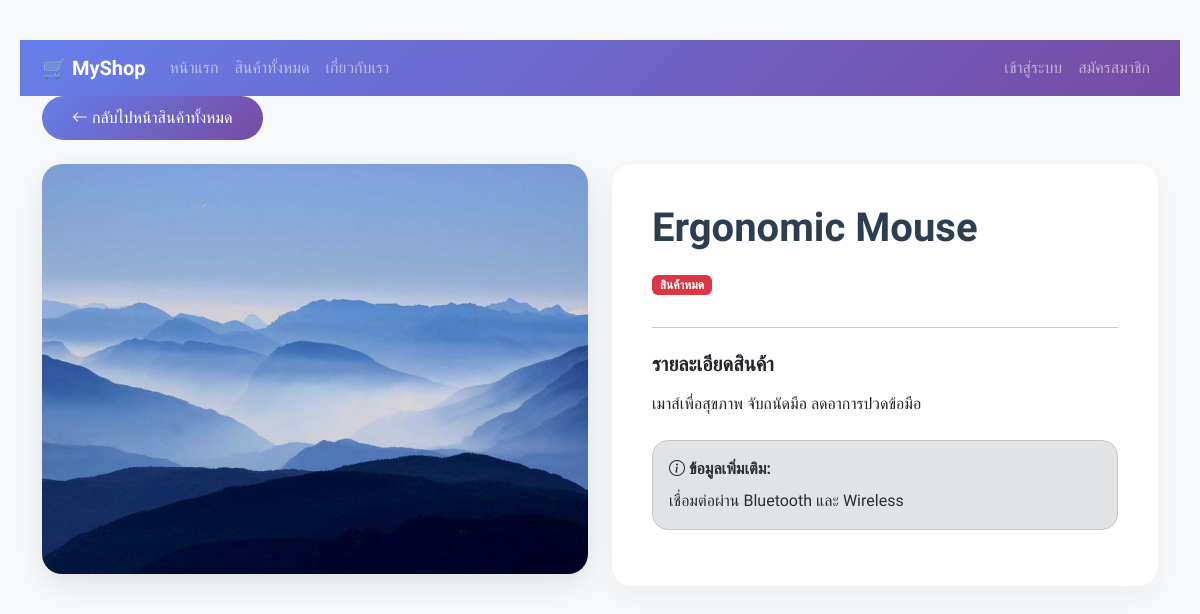
Screenshot of /products/2/ with the database file from the repository.
### myapp/models.py (models this page shows, shortened)
class Product(models.Model):
    title = models.CharField(max_length=255, verbose_name="ชื่อสินค้า")
    detail = models.TextField(null=True, blank=True, verbose_name="รายละเอียด")
    image = models.ImageField(upload_to='products/', null=True, blank=True, verbose_name="รูปภาพ")
    others = models.TextField(null=True, blank=True, verbose_name="อื่นๆ")
    category = models.ForeignKey(
        Category, on_delete=models.CASCADE,
        null=True, blank=True, verbose_name="หมวดหมู่"
    )
    price = models.DecimalField(
        max_digits=10, decimal_places=2,
        null=True, blank=True, verbose_name="ราคา"
    )
    stock = models.PositiveIntegerField(default=0, verbose_name="จำนวนคงเหลือ")  # จำนวนสินค้าคงเหลือในสต็อก (ต้องเป็นเลขบวกเท่านั้น)
    unit = models.CharField(max_length=50, default="ชิ้น", verbose_name="หน่วย")  # หน่วยนับสินค้า เช่น ชิ้น, กล่อง, แพ็ค
    is_available = models.BooleanField(default=True, verbose_name="พร้อมขาย")  # สถานมีโร่อมขายอยู่หรือไม่
    created_at = models.DateTimeField(auto_now_add=True, null=True, verbose_name="วันที่สร้าง")  # บันทึกวันเวลาที่สร้างสินค้าโดยอัตโนมัติ (ตั้งครั้งเดียวตอนสร้าง)

### myapp/views.py (the view)
# urls.py: path('products/<int:id>/', ProductDetail, name='product-detail'),
def ProductDetail(request, id):
    product = get_object_or_404(Product, id=id)
    context = {'product': product}
    return render(request, 'product_detail.html', context)

### myapp/templates/product_detail.html (shortened to what this page needs)
<!DOCTYPE html>
<html lang="th">
<head>
  <link href="https://cdn.jsdelivr.net/npm/bootstrap@5.3.2/dist/css/bootstrap.min.css" rel="stylesheet">
  <link rel="stylesheet" href="https://cdn.jsdelivr.net/npm/bootstrap-icons@1.11.1/font/bootstrap-icons.css">
</head>
<body>
<nav class="navbar navbar-expand-lg navbar-dark" style="background: linear-gradient(135deg, #667eea, #764ba2);">
  <div class="container">
    <a class="navbar-brand fw-bold" href="{% url 'home' %}">🛒 MyShop</a>
    <div class="collapse navbar-collapse" id="navMenu">
      <ul class="navbar-nav me-auto mb-2 mb-lg-0">
        <li class="nav-item"><a class="nav-link" href="{% url 'home' %}">หน้าแรก</a></li>
        <li class="nav-item"><a class="nav-link" href="{% url 'all-products' %}">สินค้าทั้งหมด</a></li>
        <li class="nav-item"><a class="nav-link" href="{% url 'about' %}">เกี่ยวกับเรา</a></li>
      </ul>
      <ul class="navbar-nav">
        {% if user.is_authenticated %}
        <li class="nav-item"><a class="nav-link" href="{% url 'profile' %}">👤 {{ user.username }}</a></li>
        <li class="nav-item"><a class="nav-link" href="{% url 'logout' %}">ออกจากระบบ</a></li>
        {% else %}
        <li class="nav-item"><a class="nav-link" href="{% url 'login' %}">เข้าสู่ระบบ</a></li>
        <li class="nav-item"><a class="nav-link" href="{% url 'register' %}">สมัครสมาชิก</a></li>
        {% endif %}
      </ul>
    </div>
  </div>
</nav>
<div class="container">
    <div class="mb-4">
        <a href="{% url 'all-products' %}" class="btn btn-back"><i class="bi bi-arrow-left"></i> กลับไปหน้าสินค้าทั้งหมด</a>
    </div>
    <div class="row">
        <div class="col-md-6 mb-4">
            {% if product.image %}
                <img src="{{ product.image.url }}" class="product-img" alt="{{ product.title }}">
            {% else %}
                <img src="https://via.placeholder.com/800x600?text=No+Image" class="product-img" alt="No Image">
            {% endif %}
        </div>
        <div class="col-md-6 mb-4">
            <div class="detail-card">
                <h1>{{ product.title }}</h1>
                {% if product.stock is not None %}
                    {% if product.is_available and product.stock > 0 %}
                    <span class="badge bg-success mb-3">คงเหลือ {{ product.stock }} {{ product.unit }}</span>
                    {% else %}
                    <span class="badge bg-danger mb-3">สินค้าหมด</span>
                    {% endif %}
                {% endif %}
                <hr>
                <h5 class="fw-bold mt-4">รายละเอียดสินค้า</h5>
                <p class="text-muted" style="line-height: 1.8;">{{ product.detail|linebreaks }}</p>
                {% if product.others %}
                <div class="alert alert-secondary mt-4 rounded-4">
                    <strong><i class="bi bi-info-circle"></i> ข้อมูลเพิ่มเติม:</strong>
                    <p class="mb-0 mt-2">{{ product.others }}</p>
                </div>
                {% endif %}
            </div>
        </div>
    </div>
</div>
</body>
</html>

### myapp/templates/product_detail.html (style rules this page uses)
body { font-family: 'Prompt', sans-serif; background-color: #f8f9fa; padding: 40px 20px; }
.product-img { border-radius: 20px; box-shadow: 0 10px 30px rgba(0,0,0,0.1); width: 100%; max-height: 500px; object-fit: cover; }
.detail-card { background: white; border-radius: 20px; padding: 40px; box-shadow: 0 10px 30px rgba(0,0,0,0.05); height: 100%; }
h1 { font-weight: 700; color: #2c3e50; margin-bottom: 20px; }
.btn-back { background: linear-gradient(135deg, #667eea, #764ba2); border: none; border-radius: 50px; padding: 10px 30px; color: white; transition: 0.3s; }

### rows the page displays
Product: image (picture), title "Ergonomic Mouse", detail "เมาส์เพื่อสุขภาพ จับถนัดมือ ลดอาการปวดข้อมือ", others "เชื่อมต่อผ่าน Bluetooth และ Wireless"
